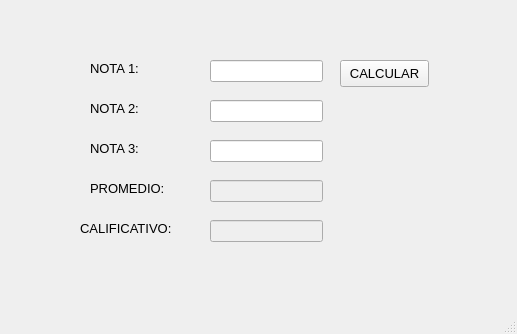
<?xml version="1.0" encoding="UTF-8"?>
<ui version="4.0">
 <class>MainWindow</class>
 <widget class="QMainWindow" name="MainWindow">
  <property name="geometry">
   <rect>
    <x>0</x>
    <y>0</y>
    <width>517</width>
    <height>334</height>
   </rect>
  </property>
  <property name="windowTitle">
   <string>MainWindow</string>
  </property>
  <widget class="QWidget" name="centralwidget">
   <widget class="QLabel" name="label">
    <property name="geometry">
     <rect>
      <x>90</x>
      <y>60</y>
      <width>91</width>
      <height>16</height>
     </rect>
    </property>
    <property name="font">
     <font>
      <pointsize>10</pointsize>
     </font>
    </property>
    <property name="text">
     <string>NOTA 1:</string>
    </property>
   </widget>
   <widget class="QLabel" name="label_2">
    <property name="geometry">
     <rect>
      <x>90</x>
      <y>100</y>
      <width>91</width>
      <height>16</height>
     </rect>
    </property>
    <property name="font">
     <font>
      <pointsize>10</pointsize>
     </font>
    </property>
    <property name="text">
     <string>NOTA 2:</string>
    </property>
   </widget>
   <widget class="QLabel" name="label_3">
    <property name="geometry">
     <rect>
      <x>90</x>
      <y>140</y>
      <width>91</width>
      <height>16</height>
     </rect>
    </property>
    <property name="font">
     <font>
      <pointsize>10</pointsize>
     </font>
    </property>
    <property name="text">
     <string>NOTA 3:</string>
    </property>
   </widget>
   <widget class="QLabel" name="label_4">
    <property name="geometry">
     <rect>
      <x>90</x>
      <y>180</y>
      <width>91</width>
      <height>16</height>
     </rect>
    </property>
    <property name="font">
     <font>
      <pointsize>10</pointsize>
     </font>
    </property>
    <property name="text">
     <string>PROMEDIO:</string>
    </property>
   </widget>
   <widget class="QLabel" name="label_5">
    <property name="geometry">
     <rect>
      <x>80</x>
      <y>220</y>
      <width>121</width>
      <height>16</height>
     </rect>
    </property>
    <property name="font">
     <font>
      <pointsize>10</pointsize>
     </font>
    </property>
    <property name="text">
     <string>CALIFICATIVO:</string>
    </property>
   </widget>
   <widget class="QLineEdit" name="txtN1">
    <property name="geometry">
     <rect>
      <x>210</x>
      <y>60</y>
      <width>113</width>
      <height>22</height>
     </rect>
    </property>
   </widget>
   <widget class="QLineEdit" name="txtN2">
    <property name="geometry">
     <rect>
      <x>210</x>
      <y>100</y>
      <width>113</width>
      <height>22</height>
     </rect>
    </property>
   </widget>
   <widget class="QLineEdit" name="txtN3">
    <property name="geometry">
     <rect>
      <x>210</x>
      <y>140</y>
      <width>113</width>
      <height>22</height>
     </rect>
    </property>
   </widget>
   <widget class="QLineEdit" name="txtProm">
    <property name="enabled">
     <bool>false</bool>
    </property>
    <property name="geometry">
     <rect>
      <x>210</x>
      <y>180</y>
      <width>113</width>
      <height>22</height>
     </rect>
    </property>
   </widget>
   <widget class="QLineEdit" name="txtCalif">
    <property name="enabled">
     <bool>false</bool>
    </property>
    <property name="geometry">
     <rect>
      <x>210</x>
      <y>220</y>
      <width>113</width>
      <height>22</height>
     </rect>
    </property>
   </widget>
   <widget class="QPushButton" name="btnCalcular">
    <property name="geometry">
     <rect>
      <x>340</x>
      <y>60</y>
      <width>89</width>
      <height>27</height>
     </rect>
    </property>
    <property name="font">
     <font>
      <pointsize>10</pointsize>
     </font>
    </property>
    <property name="text">
     <string>CALCULAR</string>
    </property>
   </widget>
  </widget>
  <widget class="QMenuBar" name="menubar">
   <property name="geometry">
    <rect>
     <x>0</x>
     <y>0</y>
     <width>517</width>
     <height>25</height>
    </rect>
   </property>
  </widget>
  <widget class="QStatusBar" name="statusbar"/>
 </widget>
 <resources/>
 <connections/>
</ui>
